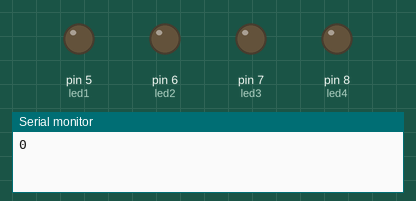
Simulated run of this sketch. Board: Arduino Uno, built with avr-gcc and run on an emulated ATmega328P. Parts: output pins drawn as LEDs (lit = HIGH), the last lines printed to the serial monitor.

Above: at 0.1 s.
At 5.1 s:
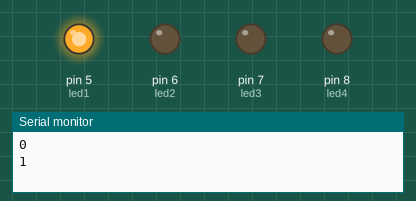
At 11.1 s:
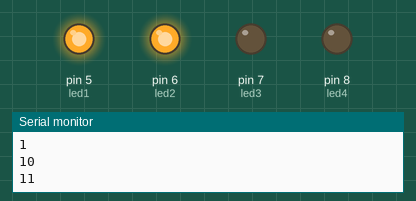
At 20.1 s:
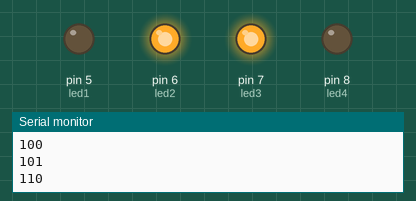
At 29.1 s:
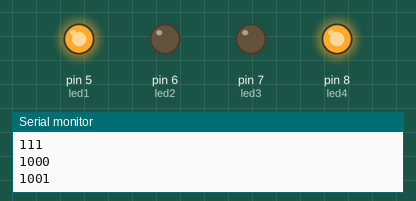
At 38.1 s:
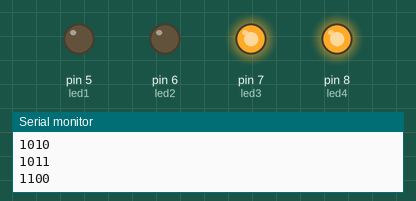
Timing chart, 0 to 39.6 s (numbered marks = the images above):
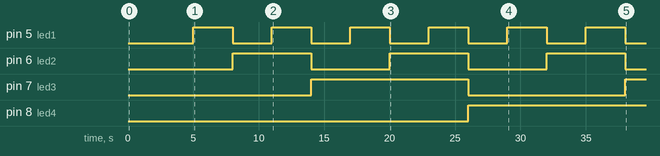

The sketch:

binary_format_led_activation.ino
```cpp
// C++ code
int value=15;
int led1=5,led2=6,led3=7,led4=8;
void setup()
{
  pinMode(led1, OUTPUT);
  pinMode(led2, OUTPUT);
  pinMode(led3, OUTPUT);
  pinMode(led4, OUTPUT);
  Serial.begin(9600);

  for(int i=0;i<=value;i++){
	binary_converter(i);
 }
}

void loop()
{

}

void binary_converter(int number){
  int binary_value=0;
  int place=1,i=0;
  int array[4]={};
  while(number>0){
  int remainder=number%2;
   binary_value=binary_value+remainder*place;
   place*=10;
   number=number/2;
  }
  Serial.println(binary_value);
  delay(1000);
  while(binary_value>0){
    array[i]=binary_value%10;
    binary_value=binary_value/10;
    i++;
  }
  delay(1000);
  for(int i=0;i<=4;i++){
  digitalWrite(i+5,array[i]);
  }
  delay(1000);
}
```

Measured:
- by itself, pin 5 (led1): alternates HIGH for 3.0 s and LOW for 3.0 s
- by itself, pin 6 (led2): alternates HIGH for 6.0 s and LOW for 6.0 s
- by itself, pin 7 (led3): LOW → HIGH at 14.0 s, → LOW 12.0 s later, → HIGH 12.0 s later
- by itself, pin 8 (led4): LOW → HIGH at 26.0 s
